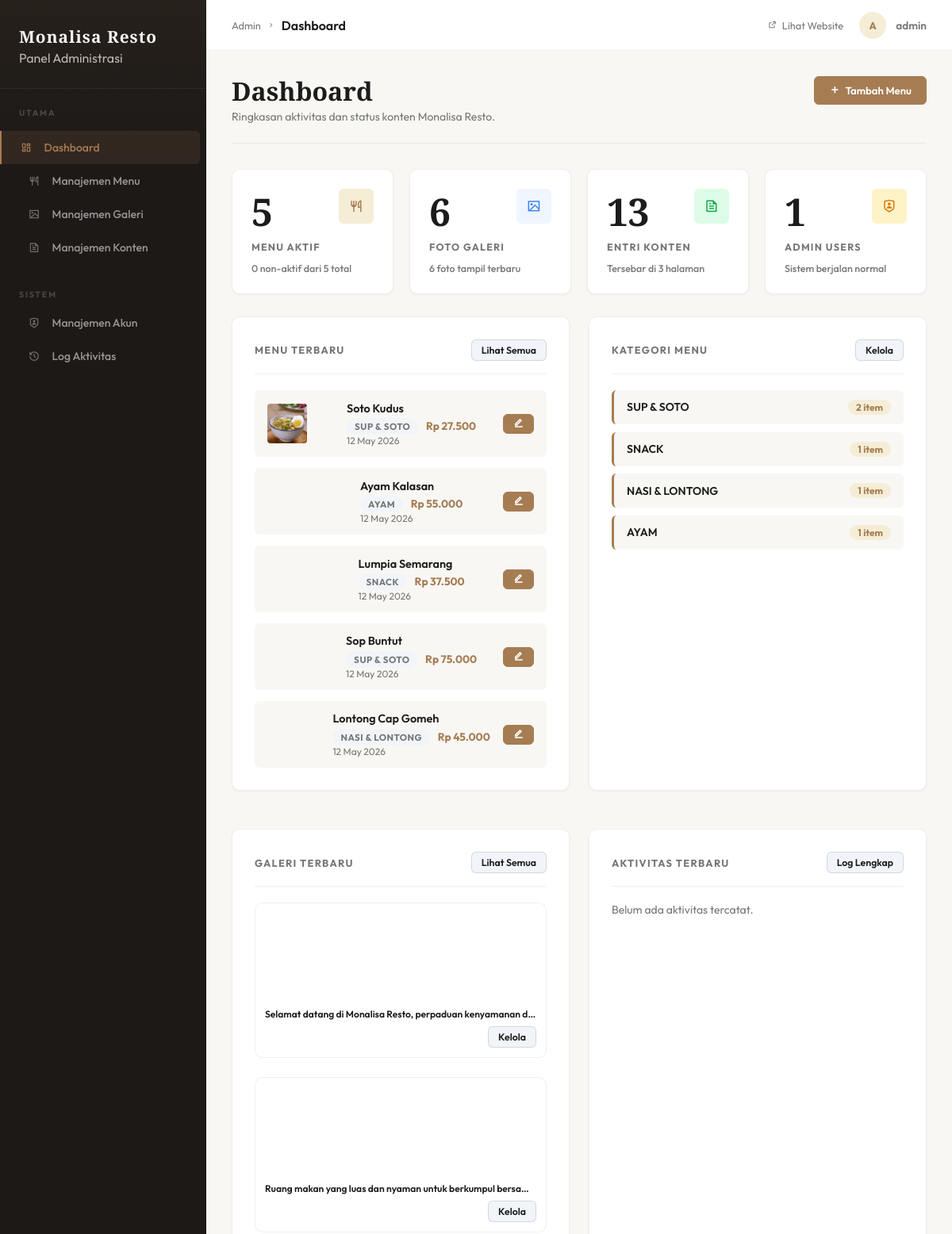
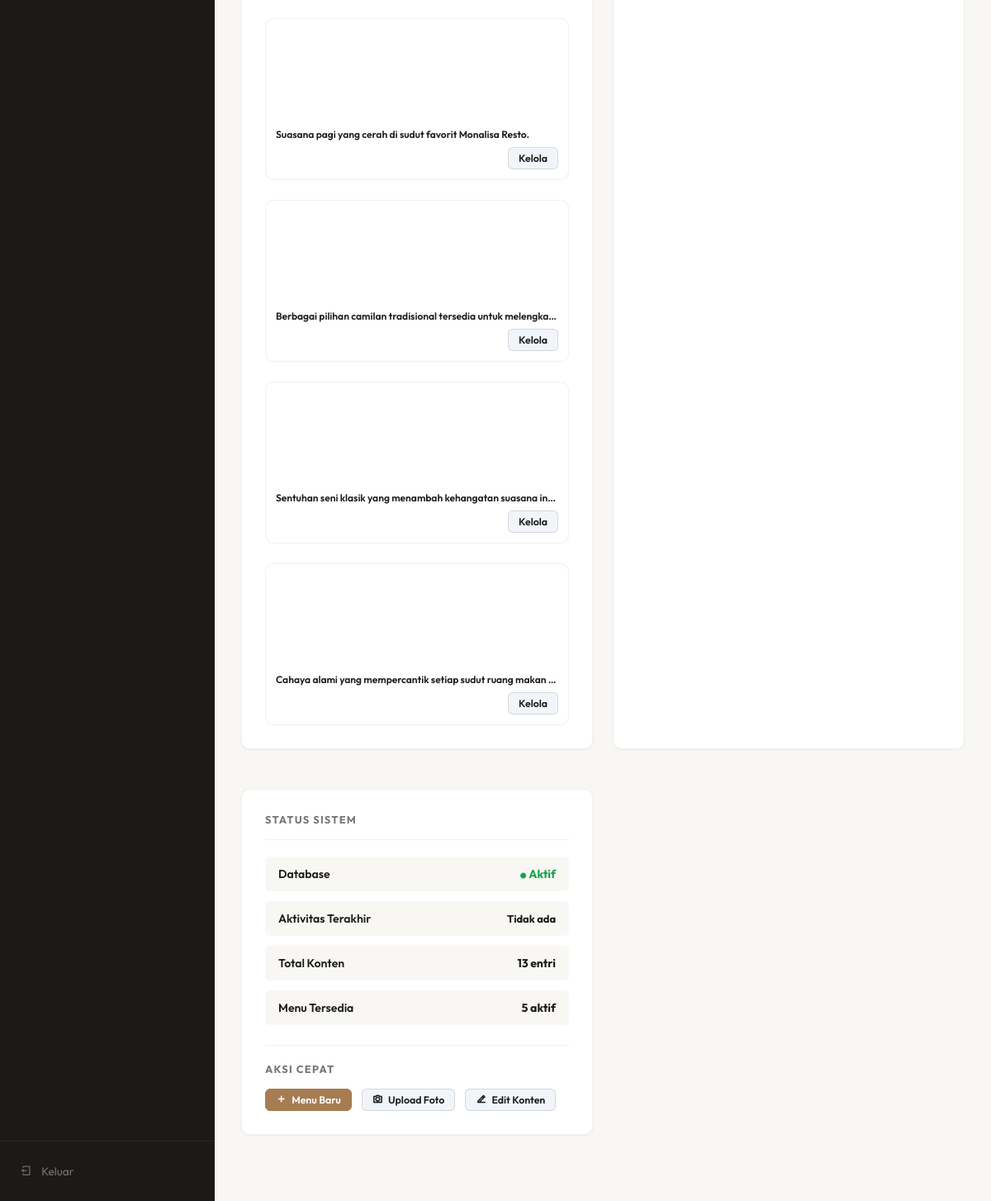
/admin/index.php (signed in), run on the app's committed database (2 pictures, top to bottom).
### tables this page shows
CREATE TABLE `menu` (
  `id` int(11) NOT NULL AUTO_INCREMENT,
  `nama_menu` varchar(100) NOT NULL,
  `asal_daerah` varchar(100) NOT NULL,
  `deskripsi_singkat` text NOT NULL,
  `deskripsi_lengkap` longtext NOT NULL,
  `bahan_utama` text NOT NULL,
  `info_alergen` text DEFAULT NULL,
  `kategori` varchar(50) NOT NULL,
  `harga` decimal(10,2) NOT NULL,
  `foto_url` varchar(255) NOT NULL,
  `status` enum('aktif','nonaktif') DEFAULT 'aktif',
  `created_at` timestamp NOT NULL DEFAULT current_timestamp(),
  `updated_at` timestamp NOT NULL DEFAULT current_timestamp() ON UPDATE current_timestamp(),
  PRIMARY KEY (`id`)
);

CREATE TABLE `galeri` (
  `id` int(11) NOT NULL AUTO_INCREMENT,
  `judul` varchar(100) NOT NULL,
  `foto_url` varchar(255) NOT NULL,
  `urutan` int(11) DEFAULT 0,
  `created_at` timestamp NOT NULL DEFAULT current_timestamp(),
  PRIMARY KEY (`id`)
);

### includes/functions.php (called while the page is built, shortened)
<?php
function escapeHtml($string) {
    return htmlspecialchars($string ?? '', ENT_QUOTES, 'UTF-8');
}
function format_rupiah($angka) {
    return "Rp " . number_format($angka, 0, ',', '.');
}
function get_image_url($path, $is_admin = false) {
    return ($is_admin ? '../' : '') . $path;
}
?>

### admin/index.php (the view, shortened to what this page needs)
<?php
require_once '../includes/admin_header.php';
$jml_menu   = $pdo->query("SELECT COUNT(*) FROM menu WHERE status = 'aktif'")->fetchColumn();
$jml_galeri = $pdo->query("SELECT COUNT(*) FROM galeri")->fetchColumn();
$jml_konten = $pdo->query("SELECT COUNT(*) FROM konten_halaman")->fetchColumn();
$jml_users  = $pdo->query("SELECT COUNT(*) FROM users")->fetchColumn();
$menu_total = $pdo->query("SELECT COUNT(*) FROM menu")->fetchColumn();
$menu_kategori = $pdo->query(
    "SELECT kategori, COUNT(*) as jumlah FROM menu WHERE status = 'aktif' GROUP BY kategori ORDER BY jumlah DESC"
)->fetchAll();
$menu_terbaru = $pdo->query(
    "SELECT id, nama_menu, kategori, harga, foto_url, updated_at FROM menu WHERE status = 'aktif' ORDER BY updated_at DESC LIMIT 5"
)->fetchAll();
$galeri_terbaru = $pdo->query(
    "SELECT id, judul, foto_url, urutan, created_at FROM galeri ORDER BY urutan ASC, created_at DESC LIMIT 6"
)->fetchAll();
$konten_halaman = $pdo->query(
    "SELECT halaman, bagian, isi, updated_at FROM konten_halaman ORDER BY updated_at DESC LIMIT 8"
)->fetchAll();
$log_terbaru = $pdo->query(
    "SELECT l.aksi, l.waktu, u.username FROM log_aktivitas l LEFT JOIN users u ON l.user_id = u.id ORDER BY l.waktu DESC LIMIT 10"
)->fetchAll();
$last_activity = $pdo->query("SELECT waktu FROM log_aktivitas ORDER BY waktu DESC LIMIT 1")->fetchColumn();
?>
<div class="page-header">
    <div>
        <h1>Dashboard</h1>
        <p>Ringkasan aktivitas dan status konten Monalisa Resto.</p>
    </div>
    <a href="menu.php?aksi=tambah" class="btn btn-primary">
        <i class="ri-add-line"></i> Tambah Menu
    </a>
</div>
<div class="stats-grid">
    <div class="stat-card">
        <div class="stat-header">
            <div>
                <div class="value"><?= $jml_menu ?></div>
                <div class="label">Menu Aktif</div>
            </div>
            <div class="stat-icon-wrap" style="background: var(--primary-pale); color: var(--primary);">
                <i class="ri-restaurant-line"></i>
            </div>
        </div>
        <div class="stat-trend">
            <span class="trend-text"><?= $menu_total - $jml_menu ?> non-aktif dari <?= $menu_total ?> total</span>
        </div>
    </div>
    <div class="stat-card">
        <div class="stat-header">
            <div>
                <div class="value"><?= $jml_galeri ?></div>
                <div class="label">Foto Galeri</div>
            </div>
            <div class="stat-icon-wrap" style="background: #EFF6FF; color: #3B82F6;">
                <i class="ri-image-line"></i>
            </div>
        </div>
        <div class="stat-trend">
            <span class="trend-text"><?= count($galeri_terbaru) ?> foto tampil terbaru</span>
        </div>
    </div>
    <div class="stat-card">
        <div class="stat-header">
            <div>
                <div class="value"><?= $jml_konten ?></div>
                <div class="label">Entri Konten</div>
            </div>
            <div class="stat-icon-wrap" style="background: var(--success-pale); color: var(--success);">
                <i class="ri-file-text-line"></i>
            </div>
        </div>
        <div class="stat-trend">
            <span class="trend-text">Tersebar di <?= count(array_unique(array_column($konten_halaman, 'halaman'))) ?> halaman</span>
        </div>
    </div>
    <div class="stat-card">
        <div class="stat-header">
            <div>
                <div class="value"><?= $jml_users ?></div>
                <div class="label">Admin Users</div>
            </div>
            <div class="stat-icon-wrap" style="background: #FEF3C7; color: var(--warning);">
                <i class="ri-shield-user-line"></i>
            </div>
        </div>
        <div class="stat-trend">
            <span class="trend-text">Sistem berjalan normal</span>
        </div>
    </div>
</div>
<div class="dashboard-grid">
    <div class="card">
        <div class="card-header">
            <span class="card-title">Menu Terbaru</span>
            <a href="menu.php" class="btn btn-sm btn-secondary">Lihat Semua</a>
        </div>
        <?php if (empty($menu_terbaru)): ?>
            <p style="color: var(--text-muted); font-size: 0.875rem;">Belum ada menu.</p>
        <?php else: ?>
        <div class="menu-preview">
            <?php foreach ($menu_terbaru as $menu): ?>
            <div class="menu-item">
                <div class="menu-thumb" style="width: 50px; height: 50px; overflow: hidden; margin-right: 1rem; border-radius: 4px;">
                    <img src="<?= get_image_url($menu['foto_url'], true) ?>" alt="<?= escapeHtml($menu['nama_menu']) ?>" style="width: 100%; height: 100%; object-fit: cover;" loading="lazy" decoding="async">
                </div>
                <div class="menu-info">
                    <h3><?= escapeHtml($menu['nama_menu']) ?></h3>
                    <div class="menu-meta">
                        <span class="badge badge-secondary"><?= escapeHtml($menu['kategori']) ?></span>
                        <span class="price"><?= format_rupiah($menu['harga']) ?></span>
                    </div>
                    <div class="menu-date"><?= date('d M Y', strtotime($menu['updated_at'])) ?></div>
                </div>
                <div class="menu-actions">
                    <a href="menu.php?id=<?= $menu['id'] ?>&aksi=edit" class="btn btn-sm btn-primary">
                        <i class="ri-edit-line"></i>
                    </a>
                </div>
            </div>
            <?php endforeach; ?>
        </div>
        <?php endif; ?>
    </div>
    <div class="card">
        <div class="card-header">
            <span class="card-title">Kategori Menu</span>
            <a href="menu.php" class="btn btn-sm btn-secondary">Kelola</a>
        </div>
        <?php if (empty($menu_kategori)): ?>
            <p style="color: var(--text-muted); font-size: 0.875rem;">Belum ada data kategori.</p>
        <?php else: ?>
        <div class="category-list">
            <?php foreach ($menu_kategori as $kategori): ?>
            <div class="category-item">
                <div class="category-name"><?= escapeHtml($kategori['kategori']) ?></div>
                <div class="category-count"><?= $kategori['jumlah'] ?> item</div>
            </div>
            <?php endforeach; ?>
        </div>
        <?php endif; ?>
    </div>
    <div class="card">
        <div class="card-header">
            <span class="card-title">Galeri Terbaru</span>
            <a href="galeri.php" class="btn btn-sm btn-secondary">Lihat Semua</a>
        </div>
        <?php if (empty($galeri_terbaru)): ?>
            <p style="color: var(--text-muted); font-size: 0.875rem;">Belum ada foto galeri.</p>
        <?php else: ?>
        <div class="gallery-grid" style="grid-template-columns: repeat(auto-fill, minmax(180px, 1fr)); gap: 1.5rem;">
            <?php foreach ($galeri_terbaru as $foto): ?>
            <div class="gallery-item" style="border: 1px solid var(--border); border-radius: var(--radius); overflow: hidden; background: var(--surface);">
                <div style="height: 120px; overflow: hidden;">
                    <img src="<?= get_image_url($foto['foto_url'], true) ?>" alt="<?= escapeHtml($foto['judul']) ?>"
                         style="width: 100%; height: 100%; object-fit: cover;"
                         onerror="this.src='https://via.placeholder.com/200x150?text=No+Image'" loading="lazy" decoding="async">
                </div>
                <div style="padding: 0.75rem;">
                    <div style="font-size: 0.75rem; font-weight: 600; margin-bottom: 0.5rem; white-space: nowrap; overflow: hidden; text-overflow: ellipsis; color: var(--text);">
                        <?= escapeHtml($foto['judul']) ?>
                    </div>
                    <div style="display: flex; justify-content: flex-end;">
                        <a href="galeri.php" class="btn btn-sm btn-secondary">Kelola</a>
                    </div>
                </div>
            </div>
            <?php endforeach; ?>
        </div>
        <?php endif; ?>
    </div>
    <div class="card">
        <div class="card-header">
            <span class="card-title">Aktivitas Terbaru</span>
            <a href="log.php" class="btn btn-sm btn-secondary">Log Lengkap</a>
        </div>
        <?php if (empty($log_terbaru)): ?>
            <p style="color: var(--text-muted); font-size: 0.875rem;">Belum ada aktivitas tercatat.</p>
        <?php endif; ?>
    </div>
    <div class="card">
        <div class="card-header">
            <span class="card-title">Status Sistem</span>
        </div>
        <div class="system-status">
            <div class="status-item">
                <div class="status-label">Database</div>
                <div class="status-value status-success"><i class="ri-checkbox-blank-circle-fill" style="font-size:0.5rem;"></i> Aktif</div>
            </div>
            <div class="status-item">
                <div class="status-label">Aktivitas Terakhir</div>
                <div class="status-value" style="font-size:0.8rem;"><?= $last_activity ? date('d M Y, H:i', strtotime($last_activity)) : 'Tidak ada' ?></div>
            </div>
            <div class="status-item">
                <div class="status-label">Total Konten</div>
                <div class="status-value"><?= $jml_konten ?> entri</div>
            </div>
            <div class="status-item">
                <div class="status-label">Menu Tersedia</div>
                <div class="status-value"><?= $jml_menu ?> aktif</div>
            </div>
        </div>
        <div style="margin-top: 1.5rem; padding-top: 1.25rem; border-top: 1px solid var(--border);">
            <p class="card-title" style="margin-bottom: 1rem;">Aksi Cepat</p>
            <div class="quick-actions">
                <a href="menu.php?aksi=tambah" class="btn btn-primary btn-sm"><i class="ri-add-line"></i> Menu Baru</a>
                <a href="galeri.php" class="btn btn-secondary btn-sm"><i class="ri-camera-line"></i> Upload Foto</a>
                <a href="konten.php" class="btn btn-secondary btn-sm"><i class="ri-edit-2-line"></i> Edit Konten</a>
            </div>
        </div>
    </div>
</div>
<?php require_once '../includes/admin_footer.php'; ?>

### data on the page
menu: foto_url (picture), nama_menu "Soto Kudus", kategori "SUP & SOTO", harga "Rp 27.500", updated_at "12 May 2026"
menu: foto_url (picture), nama_menu "Ayam Kalasan", kategori "AYAM", harga "Rp 55.000", updated_at "12 May 2026"
menu: foto_url (picture), nama_menu "Lumpia Semarang", kategori "SNACK", harga "Rp 37.500", updated_at "12 May 2026"
menu: foto_url (picture), nama_menu "Sop Buntut", kategori "SUP & SOTO", harga "Rp 75.000", updated_at "12 May 2026"
menu: foto_url (picture), nama_menu "Lontong Cap Gomeh", kategori "NASI & LONTONG", harga "Rp 45.000", updated_at "12 May 2026"
galeri: foto_url (picture), judul "Selamat datang di Monalisa Resto, perpaduan kenyamanan d…"
galeri: foto_url (picture), judul "Ruang makan yang luas dan nyaman untuk berkumpul bersa…"
galeri: foto_url (picture), judul "Suasana pagi yang cerah di sudut favorit Monalisa Resto."
galeri: foto_url (picture), judul "Berbagai pilihan camilan tradisional tersedia untuk melengka…"
galeri: foto_url (picture), judul "Sentuhan seni klasik yang menambah kehangatan suasana in…"
galeri: foto_url (picture), judul "Cahaya alami yang mempercantik setiap sudut ruang makan…"

### other printed values
escapeHtml($page_title) "Dashboard"
substr($_SESSION['admin_user'] ?? 'A', 0, 1) "A"
escapeHtml($_SESSION['admin_user'] ?? '') "admin"
$jml_menu "5"
$menu_total - $jml_menu "0"
$menu_total "5"
$jml_galeri "6"
count($galeri_terbaru) "6"
$jml_konten "13"
count(array_unique(array_column($konten_halaman, 'halaman'))) "3"
$jml_users "1"
escapeHtml($kategori['kategori']) "SUP & SOTO"
$kategori['jumlah'] "2"
escapeHtml($kategori['kategori']) "SNACK"
$kategori['jumlah'] "1"
